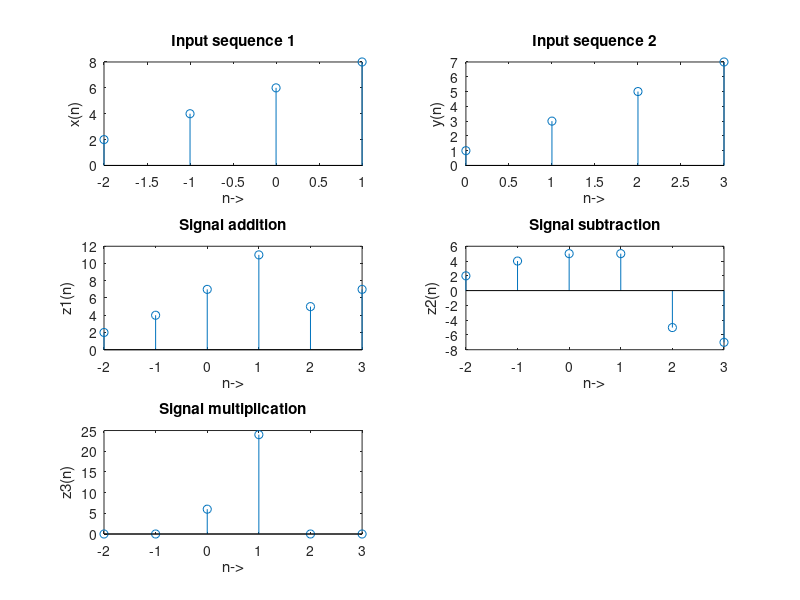

Write MATLAB code to recreate this figure.
clc; close all; clear all;
n1= -2:1;
x=[2 4 6 8];
n2=0:3;
y=[1 3 5 7];
n=-2:3;
y1=zeros(1, 6);
y2=y1;
y1 (find((n>=min(n1))&(n<=max(n1))==1))=x;
y2 (find((n>=min(n2))&(n<=max(n2))==1))=y;

subplot(3, 2, 1);
stem(n1, x); xlabel('n->'); ylabel('x(n)'); title('Input sequence 1');
subplot(3, 2, 2);
stem(n2, y); xlabel('n->'); ylabel('y(n)'); title('Input sequence 2');

z1=y1+y2;
subplot(3, 2, 3);
stem(n,z1); xlabel('n->'); ylabel('z1(n)'); title('Signal addition');

z2=y1-y2;
subplot(3, 2, 4);
stem(n,z2); xlabel('n->'); ylabel('z2(n)'); title('Signal subtraction');

z3=y1.*y2;
subplot(3, 2, 5);
stem(n,z3); xlabel('n->'); ylabel('z3(n)'); title('Signal multiplication');
